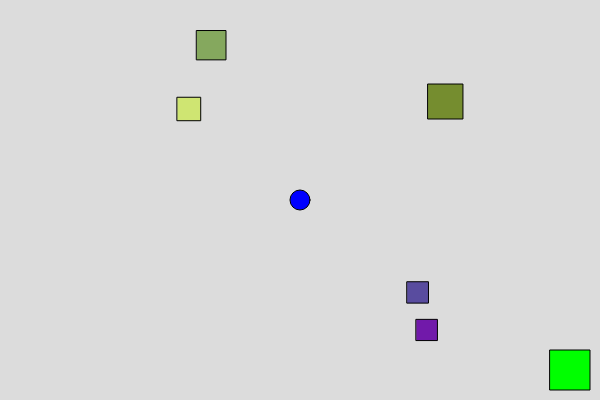
Frame 1 (no input)
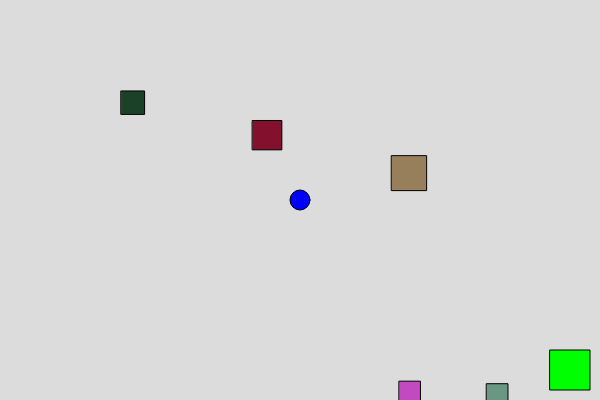
Frame 60 (no input)
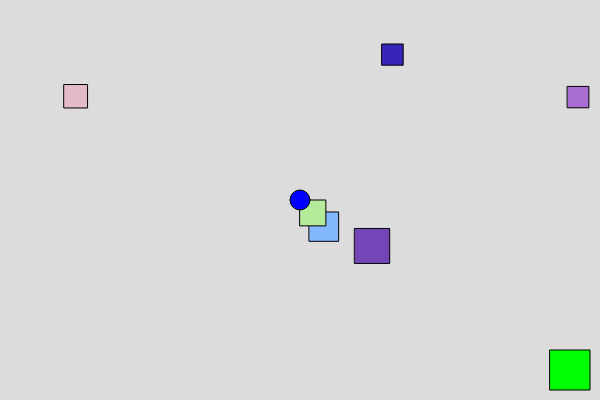
Frame 120 (the mouse pressed at the canvas centre since frame 60)

The p5.js sketch that drew these frames (run headless with seeded random() and noise() and a simulated clock; from frame 60 on, the mouse is pressed at the canvas centre):

// p5.js sketch
// ── sketch.js
let player;
let obstacles = [];
let exit;
let staticObstacles = [];

function setup() {
  createCanvas(600, 400);
  player = new Player(width / 2, height / 2);
  
  // Create moving obstacles
  for (let i = 0; i < 5; i++) {
    obstacles.push(new Obstacle(random(width), random(height)));
  }

  // Define the exit area
  exit = { x: width - 50, y: height - 50, size: 40 };
}

function draw() {
  background(220);
  
  // Draw exit zone
  fill(0, 255, 0);
  rect(exit.x, exit.y, exit.size, exit.size);
  
  // Move and display obstacles
  for (let obstacle of obstacles) {
    obstacle.move();
    obstacle.wrap();
    obstacle.display();
  }
  
  // Draw static obstacles
  for (let sObstacle of staticObstacles) {
    sObstacle.display();
  }
  
  // Move player and check if they win
  player.move();
  player.wrap();
  player.display();
  
  if (player.x > exit.x && player.y > exit.y) {
    textSize(32);
    fill(0);
    text("You Win!", width / 2 - 50, height / 2);
    noLoop(); // Stop the game
  }
}

// Player object
class Player {
  constructor(x, y) {
    this.x = x;
    this.y = y;
    this.size = 20;
  }
  
  move() {
    if (keyIsDown(65)) this.x -= 2; // 'A' key for left
    if (keyIsDown(68)) this.x += 2; // 'D' key for right
    if (keyIsDown(87)) this.y -= 2; // 'W' key for up
    if (keyIsDown(83)) this.y += 2; // 'S' key for down
  }
  
  wrap() {
    if (this.x < 0) this.x = width;
    if (this.x > width) this.x = 0;
    if (this.y < 0) this.y = height;
    if (this.y > height) this.y = 0;
  }
  
  display() {
    fill(0, 0, 255);
    ellipse(this.x, this.y, this.size);
  }
}

// Moving Obstacle object
class Obstacle {
  constructor(x, y) {
    this.x = x;
    this.y = y;
    this.size = random(20, 40);
    this.speedX = random(-2, 2);
    this.speedY = random(-2, 2);
  }
  
  move() {
    this.x += this.speedX;
    this.y += this.speedY;
  }
  
  wrap() {
    if (this.x < 0) this.x = width;
    if (this.x > width) this.x = 0;
    if (this.y < 0) this.y = height;
    if (this.y > height) this.y = 0;
  }
  
  display() {
    fill(random(255), random(255), random(255));
    rect(this.x, this.y, this.size, this.size);
  }
}

// Static obstacle placement (on mouse click)
function mousePressed() {
  staticObstacles.push(new Obstacle(mouseX, mouseY));
}

// ── main.html
<!DOCTYPE html>
<html>
    <script src="https://cdnjs.cloudflare.com/ajax/libs/p5.js/1.1.9/p5.min.js"></script>
    <script src="sketch.js"></script>
    <head>
        <meta charset="UTF-8">
        <meta name="viewport" content="width=device-width, initial-scale=1.0">
        <title>Game</title>
    </head>
    <body>
        <canvas id="portraitCanvas" width="400" height="400"></canvas>
        <script src="sketch.js"></script>
    </body>
    
</html>
